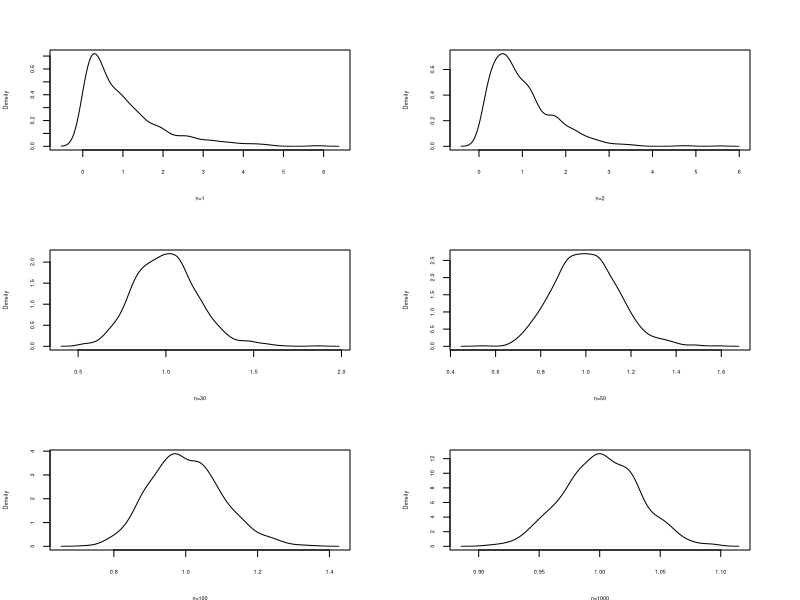
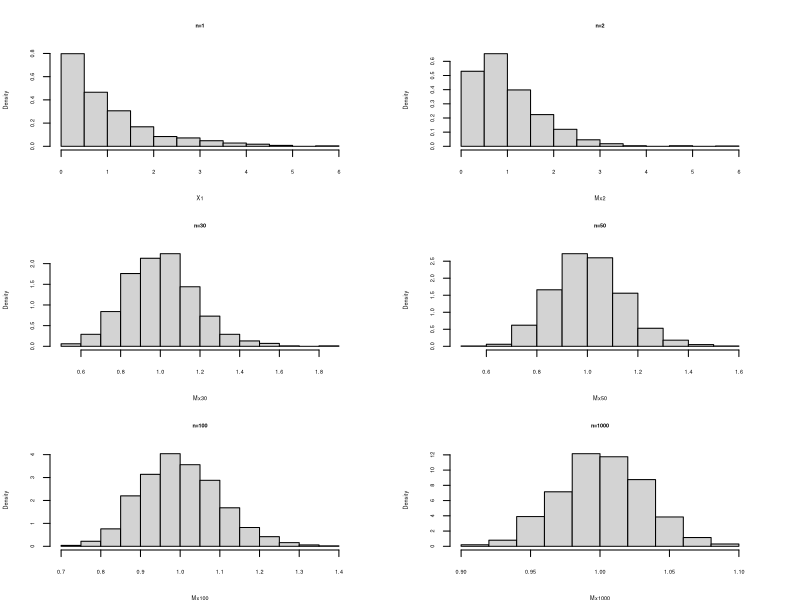
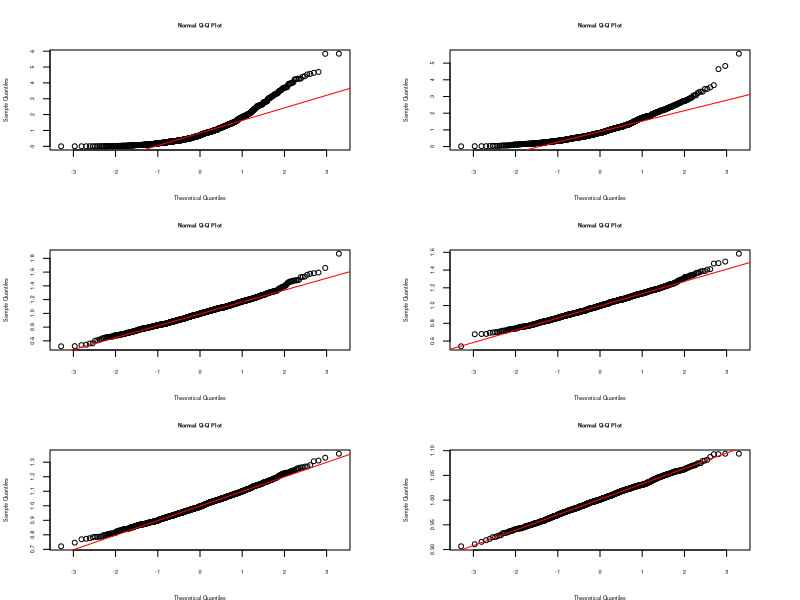

These charts were generated, in order, by the following R code:
## ---- chunk 1
par(cex=0.5, cex.axis=.5, cex.lab=.5, cex.main=.5, cex.sub=.5,  mfrow=c(3,2), mai = c(.5, .5, .5, .5))
# Teorema Central del Límite-----------------------------
n=1000   #  numero de columnas (tamaño máximo de muestra)
m=1000*n
# Caso --------------------------------------------------
# distribución exponencial-------------------------------
X=matrix(rexp(m,1),ncol=n)

# generación de muestras-------------
X1=X[ ,1]            # n=1
X2=X[ ,1:2]          # n=2
X20=X[ ,1:20]        # n=20
X30=X[ ,1:30]        # n=30
X50=X[ ,1:50]        # n=50
X100=X[ ,1:100]      # n=100
X1000=X[ ,1:1000]    # n=1000

# generacion de medias---------------
Mx2=apply(X2,1,mean)        # medias de muestras de tamaño n=2
Mx20=apply(X20,1,mean)      # medias de muestras de tamaño n=20
Mx30=apply(X30,1,mean)      # medias de muestras de tamaño n=30
Mx50=apply(X50,1,mean)      # medias de muestras de tamaño n=50
Mx100=apply(X100,1,mean)    # medias de muestras de tamaño n=100
Mx1000=apply(X1000,1,mean)  # medias de muestras de tamaño n=1000

# generación de densidad empírica --
d=density(X1)
d2=density(Mx2)
#d20=density(Mx20)
d30=density(Mx30)
d50=density(Mx50)
d100=density(Mx100)
d1000=density(Mx1000)

# Gráficos de densidad -------------------------------
# histogramas  de comparacion-------------------------
plot(d, main=" ", xlab = "n=1")
plot(d2,main=" ", xlab = "n=2")
#plot(d20, main="", xlab = "n=20")
plot(d30, main=" ", xlab = "n=30")
plot(d50, main=" ", xlab = "n=50")
plot(d100, main=" ", xlab = "n=100")
plot(d1000,main=" ", xlab="n=1000")

# histogramas  de comparacion--------------------------
hist(X1,  main = "n=1", freq=FALSE)
hist(Mx2, main ="n=2", freq=FALSE) 
# hist(Mx20, main = "n=20",freq=FALSE)
hist(Mx30, main = "n=30",freq=FALSE) 
hist(Mx50, main = "n=50",freq=FALSE) 
hist(Mx100, main = "n=100", freq=FALSE) 
hist(Mx1000, main = "n=1000", freq = FALSE) 

# histogramas  de comparacion--------------------------
qqnorm(X1) ; qqline(X1, col="red")
qqnorm(Mx2) ; qqline(Mx2, col="red")
# qqnorm(Mx20) ; qqline(Mx20, col="red")
qqnorm(Mx30) ; qqline(Mx30, col="red")
qqnorm(Mx50) ; qqline(Mx50, col="red")
qqnorm(Mx100) ; qqline(Mx100, col="red")
qqnorm(Mx1000) ; qqline(Mx1000, col="red")
